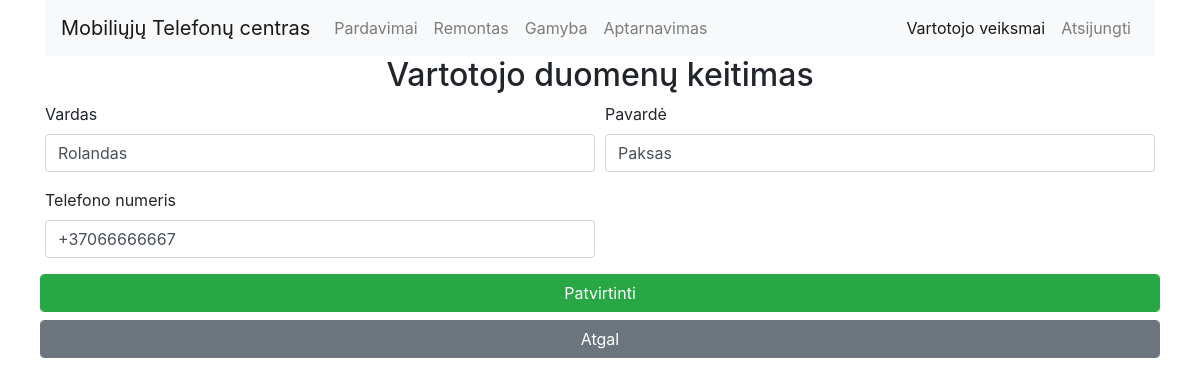
The app's page /views/userManagement/changeUserData.php (signed in) with its own data.
### tables this page shows
CREATE TABLE `users` (
  `id` int(11) NOT NULL,
  `email` varchar(255) NOT NULL,
  `password` varchar(256) NOT NULL,
  `emailVerified` tinyint(1) NOT NULL,
  `emailVerificationToken` varchar(50) NOT NULL,
  `passwordRecoveryToken` varchar(50) DEFAULT NULL,
  `firstName` varchar(30) NOT NULL,
  `lastName` varchar(30) NOT NULL,
  `phoneNumber` varchar(20) NOT NULL,
  `isAdmin` tinyint(1) NOT NULL DEFAULT '0'
);

### views/userManagement/changeUserData.php (the view, shortened to what this page needs)
<?php
  include_once '../../inc/dbconn.php';
  $sql = "";
  if(isset($_SESSION['isEmployee']) && $_SESSION['isEmployee'] == 1) {
    $sql = "SELECT * FROM employees WHERE id='".$_SESSION['id']."'";
  } else {
    $sql = "SELECT * FROM users WHERE id=".$_SESSION['id'];
  }
  $result = mysqli_query($conn, $sql);
  $row = mysqli_fetch_assoc($result);
	include_once '../header.php';
?>
<section class="container">
  <h1 class="h2 text-center">Vartotojo duomenų keitimas</h1>
  <form method="post" action="../../controllers/userManagement/proc_changeUserData.php">
    <div class="form-row">
      <div class="form-group col-md-6">
        <label for="firstName">Vardas</label>
        <?php echo '
        <input type="text" class="form-control" name="firstName" placeholder="Vardas"
        value="'.$row['firstName'].'">
        '; ?>
      </div>
      <div class="form-group col-md-6">
        <label for="lastName">Pavardė</label>
        <?php echo '
        <input type="text" class="form-control" name="lastName" placeholder="Pavardė"
        value="'.$row['lastName'].'">
        '; ?>
      </div>
    </div>
    <div class="form-row">
      <?php
      if(!(isset($_SESSION['isEmployee']) && $_SESSION['isEmployee'] == 1)) {
        echo '
        <div class="form-group col-md-6">
          <label for="phoneNr">Telefono numeris</label>
          <input type="tel" class="form-control" name="phoneNr" placeholder="Telefono numeris"
          value="'.$row['phoneNumber'].'">
        </div>
      ';} ?>
      <button type="submit" name="submit" class="btn btn-success form-control">Patvirtinti</button>
      <a href="userActions.php" class="btn btn-secondary btn-md form-control mt-2" role="button" aria-pressed="true">Atgal</a>
    </div>
  </form>
</section>
<?php
	include_once '../footer.php';
?>

### records on screen
users: firstName "Rolandas", lastName "Paksas", phoneNr "+37066666667"
